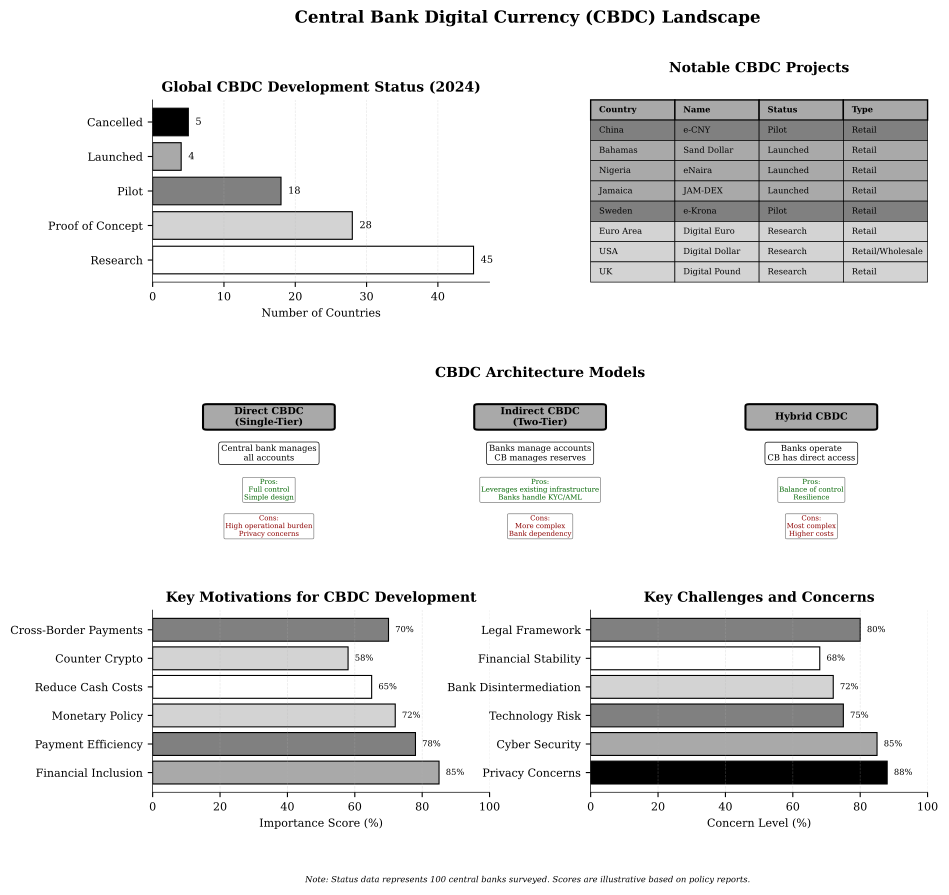

The Python source for this figure:
"""
CBDC Landscape Visualization
Global CBDC status comparison and characteristics

Required libraries: matplotlib, numpy
Output: cbdc_landscape.pdf
"""

import matplotlib.pyplot as plt
import numpy as np
from pathlib import Path

# Chart metadata for QuantLet integration
CHART_METADATA = {
    'title': 'CBDC Landscape Visualization',
    'url': 'https://github.com/Digital-AI-Finance/DigitalFinance_3/tree/main/charts/module_04_traditional/cbdc_landscape'
}

def create_cbdc_landscape():
    """Create visualization of global CBDC development status"""

    # Set style for academic publication
    plt.rcParams['font.family'] = 'serif'
    plt.rcParams['font.size'] = 8
    plt.rcParams['axes.linewidth'] = 0.5

    fig = plt.figure(figsize=(10, 9))
    gs = fig.add_gridspec(3, 2, hspace=0.4, wspace=0.3,
                         height_ratios=[1, 1, 1])

    # CBDC status data (as of 2024)
    status_categories = {
        'Research': 45,
        'Proof of Concept': 28,
        'Pilot': 18,
        'Launched': 4,
        'Cancelled': 5
    }

    # Top left: CBDC Status Distribution
    ax1 = fig.add_subplot(gs[0, 0])

    categories = list(status_categories.keys())
    counts = list(status_categories.values())
    colors = ['white', 'lightgray', 'gray', 'darkgray', 'black']

    bars = ax1.barh(categories, counts, color=colors,
                   edgecolor='black', linewidth=0.8)

    # Add value labels
    for i, (bar, count) in enumerate(zip(bars, counts)):
        ax1.text(count + 1, i, f'{count}',
                va='center', fontsize=7)

    ax1.set_xlabel('Number of Countries', fontsize=8)
    ax1.set_title('Global CBDC Development Status (2024)', fontsize=10, fontweight='bold')
    ax1.grid(axis='x', alpha=0.3, linestyle='--', linewidth=0.5)
    ax1.spines['top'].set_visible(False)
    ax1.spines['right'].set_visible(False)

    # Top right: Notable CBDC Projects
    ax2 = fig.add_subplot(gs[0, 1])
    ax2.axis('off')

    cbdc_projects = [
        ['Country', 'Name', 'Status', 'Type'],
        ['China', 'e-CNY', 'Pilot', 'Retail'],
        ['Bahamas', 'Sand Dollar', 'Launched', 'Retail'],
        ['Nigeria', 'eNaira', 'Launched', 'Retail'],
        ['Jamaica', 'JAM-DEX', 'Launched', 'Retail'],
        ['Sweden', 'e-Krona', 'Pilot', 'Retail'],
        ['Euro Area', 'Digital Euro', 'Research', 'Retail'],
        ['USA', 'Digital Dollar', 'Research', 'Retail/Wholesale'],
        ['UK', 'Digital Pound', 'Research', 'Retail']
    ]

    table = ax2.table(cellText=cbdc_projects,
                     cellLoc='left',
                     loc='center',
                     bbox=[0, 0, 1, 1])

    table.auto_set_font_size(False)
    table.set_fontsize(6)

    # Style header
    for i in range(4):
        cell = table[(0, i)]
        cell.set_facecolor('darkgray')
        cell.set_text_props(weight='bold', color='black')

    # Style rows
    for i in range(1, len(cbdc_projects)):
        for j in range(4):
            cell = table[(i, j)]
            # Color by status
            if cbdc_projects[i][2] == 'Launched':
                cell.set_facecolor('darkgray')
            elif cbdc_projects[i][2] == 'Pilot':
                cell.set_facecolor('gray')
            else:
                cell.set_facecolor('lightgray')
            cell.set_edgecolor('black')
            cell.set_linewidth(0.5)

    ax2.set_title('Notable CBDC Projects', fontsize=10, fontweight='bold', pad=20)

    # Middle row: CBDC Architecture Types
    ax3 = fig.add_subplot(gs[1, :])

    # Create comparison diagram
    architectures = [
        {
            'name': 'Direct CBDC\n(Single-Tier)',
            'desc': 'Central bank manages\nall accounts',
            'pros': 'Full control\nSimple design',
            'cons': 'High operational burden\nPrivacy concerns',
            'x': 1.5
        },
        {
            'name': 'Indirect CBDC\n(Two-Tier)',
            'desc': 'Banks manage accounts\nCB manages reserves',
            'pros': 'Leverages existing infrastructure\nBanks handle KYC/AML',
            'cons': 'More complex\nBank dependency',
            'x': 5.0
        },
        {
            'name': 'Hybrid CBDC',
            'desc': 'Banks operate\nCB has direct access',
            'pros': 'Balance of control\nResilience',
            'cons': 'Most complex\nHigher costs',
            'x': 8.5
        }
    ]

    ax3.set_xlim(0, 10)
    ax3.set_ylim(0, 5)
    ax3.axis('off')

    for arch in architectures:
        # Architecture box
        from matplotlib.patches import FancyBboxPatch

        box = FancyBboxPatch((arch['x'] - 0.8, 3), 1.6, 0.6,
                            boxstyle="round,pad=0.05",
                            linewidth=1.5,
                            edgecolor='black',
                            facecolor='darkgray')
        ax3.add_patch(box)

        ax3.text(arch['x'], 3.3, arch['name'],
                ha='center', va='center',
                fontsize=7, fontweight='bold')

        # Description
        ax3.text(arch['x'], 2.3, arch['desc'],
                ha='center', va='center',
                fontsize=6,
                bbox=dict(boxstyle='round,pad=0.3',
                         facecolor='white',
                         edgecolor='black',
                         linewidth=0.5))

        # Pros
        ax3.text(arch['x'], 1.3, f"Pros:\n{arch['pros']}",
                ha='center', va='center',
                fontsize=5, color='darkgreen',
                bbox=dict(boxstyle='round,pad=0.2',
                         facecolor='white',
                         edgecolor='gray',
                         linewidth=0.5))

        # Cons
        ax3.text(arch['x'], 0.3, f"Cons:\n{arch['cons']}",
                ha='center', va='center',
                fontsize=5, color='darkred',
                bbox=dict(boxstyle='round,pad=0.2',
                         facecolor='white',
                         edgecolor='gray',
                         linewidth=0.5))

    ax3.text(5, 4.5, 'CBDC Architecture Models',
            ha='center', va='center',
            fontsize=10, fontweight='bold')

    # Bottom left: Key Motivations
    ax4 = fig.add_subplot(gs[2, 0])

    motivations = [
        'Financial Inclusion',
        'Payment Efficiency',
        'Monetary Policy',
        'Reduce Cash Costs',
        'Counter Crypto',
        'Cross-Border Payments'
    ]

    # Synthetic importance scores
    importance = [85, 78, 72, 65, 58, 70]

    bars = ax4.barh(motivations, importance,
                   color=['darkgray', 'gray', 'lightgray', 'white',
                         'lightgray', 'gray'],
                   edgecolor='black', linewidth=0.8)

    # Add value labels
    for i, (bar, val) in enumerate(zip(bars, importance)):
        ax4.text(val + 2, i, f'{val}%',
                va='center', fontsize=6)

    ax4.set_xlabel('Importance Score (%)', fontsize=8)
    ax4.set_title('Key Motivations for CBDC Development', fontsize=10, fontweight='bold')
    ax4.set_xlim(0, 100)
    ax4.grid(axis='x', alpha=0.3, linestyle='--', linewidth=0.5)
    ax4.spines['top'].set_visible(False)
    ax4.spines['right'].set_visible(False)

    # Bottom right: Key Challenges
    ax5 = fig.add_subplot(gs[2, 1])

    challenges = [
        'Privacy Concerns',
        'Cyber Security',
        'Technology Risk',
        'Bank Disintermediation',
        'Financial Stability',
        'Legal Framework'
    ]

    # Synthetic concern scores
    concern = [88, 85, 75, 72, 68, 80]

    bars = ax5.barh(challenges, concern,
                   color=['black', 'darkgray', 'gray', 'lightgray',
                         'white', 'gray'],
                   edgecolor='black', linewidth=0.8)

    # Add value labels
    for i, (bar, val) in enumerate(zip(bars, concern)):
        ax5.text(val + 2, i, f'{val}%',
                va='center', fontsize=6)

    ax5.set_xlabel('Concern Level (%)', fontsize=8)
    ax5.set_title('Key Challenges and Concerns', fontsize=10, fontweight='bold')
    ax5.set_xlim(0, 100)
    ax5.grid(axis='x', alpha=0.3, linestyle='--', linewidth=0.5)
    ax5.spines['top'].set_visible(False)
    ax5.spines['right'].set_visible(False)

    # Main title
    fig.suptitle('Central Bank Digital Currency (CBDC) Landscape',
                fontsize=12, fontweight='bold', y=0.98)

    # Add note
    note_text = 'Note: Status data represents 100 central banks surveyed. Scores are illustrative based on policy reports.'
    fig.text(0.5, 0.01, note_text,
            ha='center', fontsize=6, style='italic')

    # Save as PDF
    output_path = Path(__file__).parent / 'cbdc_landscape.pdf'
    plt.savefig(output_path, format='pdf', dpi=300, bbox_inches='tight')
    print(f"Chart saved to: {output_path}")

    plt.close()

if __name__ == '__main__':
    create_cbdc_landscape()
